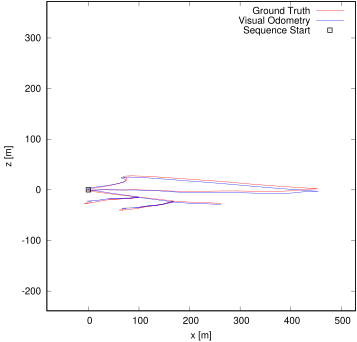

Generate this figure with gnuplot:
set term postscript eps enhanced color
set output "14.eps"
set size ratio -1
set xrange [-82:528]
set yrange [-239:372]
set xlabel "x [m]"
set ylabel "z [m]"
plot "sub14_pose.txt" using 1:2 lc rgb "#FF0000" title 'Ground Truth' w lines,"sub14_pose.txt" using 3:4 lc rgb "#0000FF" title 'Visual Odometry' w lines,"< head -1 sub14_pose.txt" using 1:2 lc rgb "#000000" pt 4 ps 1 lw 2 title 'Sequence Start' w points
